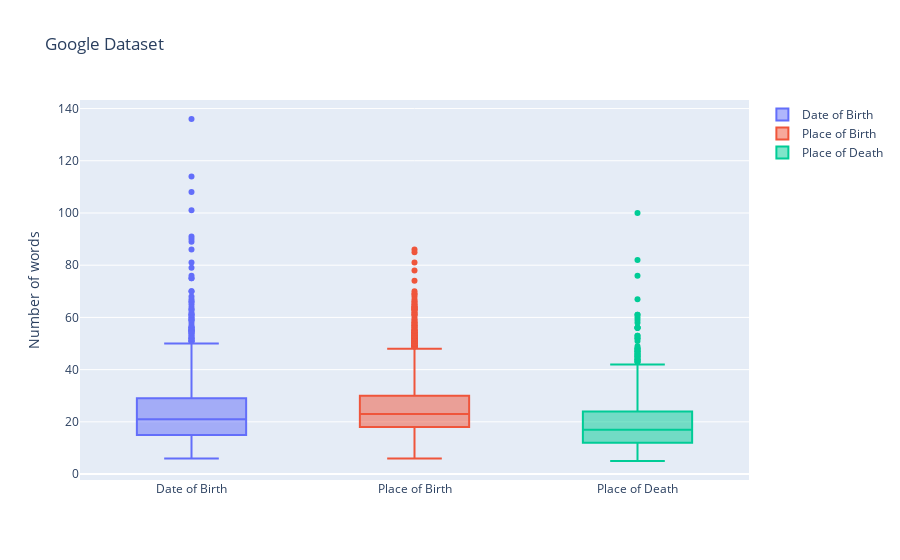
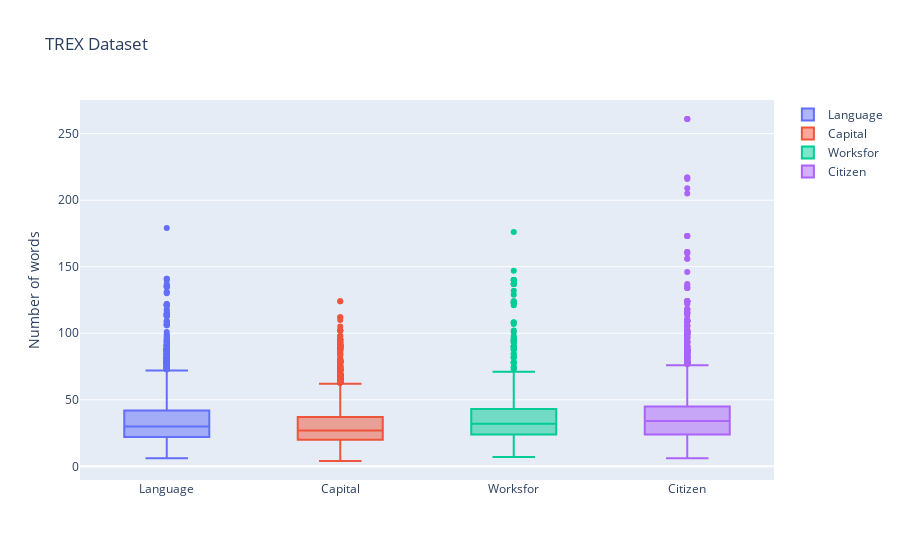

Notebook source saved alongside these figures, in order:
### Code cell
# Data
google_boxplot = [len_dataBirth, len_placeBirth, len_placeDeath]
trex_boxplot = [len_lang, len_capital, len_worksfor, len_citizen]

# Box plots for Google Dataset
fig1 = go.Figure()
fig1.add_trace(go.Box(y=google_boxplot[0], name='Date of Birth'))
fig1.add_trace(go.Box(y=google_boxplot[1], name='Place of Birth'))
fig1.add_trace(go.Box(y=google_boxplot[2], name='Place of Death'))
fig1.update_layout(title='Google Dataset', yaxis_title='Number of words')

# Box plots for TREX Dataset
fig2 = go.Figure()
fig2.add_trace(go.Box(y=trex_boxplot[0], name='Language'))
fig2.add_trace(go.Box(y=trex_boxplot[1], name='Capital'))
fig2.add_trace(go.Box(y=trex_boxplot[2], name='Worksfor'))
fig2.add_trace(go.Box(y=trex_boxplot[3], name='Citizen'))
fig2.update_layout(title='TREX Dataset', yaxis_title='Number of words')

# Show plots
fig1.show()
fig2.show()

### Figure 1 — Plotly figure (JSON) as saved in the notebook; plotly's stock layout.template omitted (floating-point values rounded to 4 significant figures; data arrays with more than 128 entries replaced by an {"elided": "..."} marker saying what was removed)
{"data": [{"name": "Date of Birth", "type": "box", "y": {"elided": "1819 int values"}}, {"name": "Place of Birth", "type": "box", "y": {"elided": "2683 int values"}}, {"name": "Place of Death", "type": "box", "y": {"elided": "783 int values"}}], "layout": {"title": {"text": "Google Dataset"}, "yaxis": {"title": {"text": "Number of words"}}}}

### Figure 2 — Plotly figure (JSON) as saved in the notebook; plotly's stock layout.template omitted (floating-point values rounded to 4 significant figures; data arrays with more than 128 entries replaced by an {"elided": "..."} marker saying what was removed)
{"data": [{"name": "Language", "type": "box", "y": {"elided": "5355 int values"}}, {"name": "Capital", "type": "box", "y": {"elided": "5957 int values"}}, {"name": "Worksfor", "type": "box", "y": {"elided": "1407 int values"}}, {"name": "Citizen", "type": "box", "y": {"elided": "4386 int values"}}], "layout": {"title": {"text": "TREX Dataset"}, "yaxis": {"title": {"text": "Number of words"}}}}
